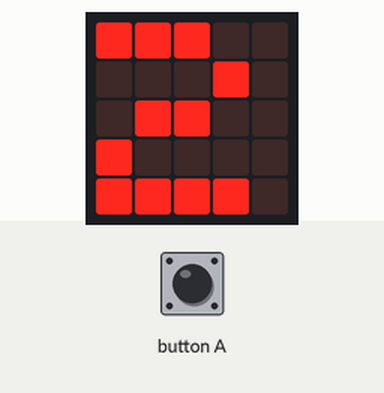
A program run on a simulated BBC micro:bit (MakeCode). Shown: the board's 5×5 LED display. Inputs (shaded band) come from the test bench. Random numbers come from a fixed seed.

Above: at 0.8 s.
At 4.8 s:
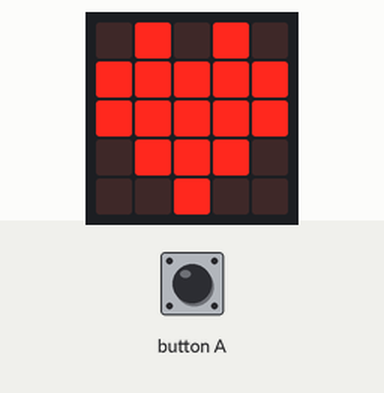
4.9 s: button A pressed for 0.15 s
At 6.4 s:
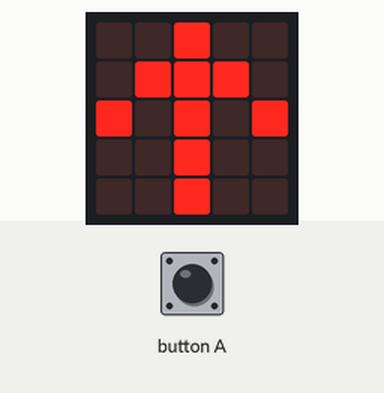
Timing chart, 0 to 7.9 s (numbered marks = the images above; inputs shaded):
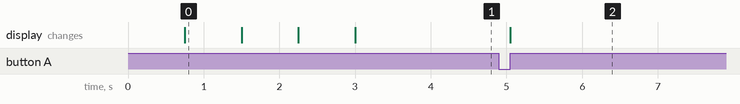

Measured:
- after the input at 4.9 s, the display: changes after 0.15 s (image 2)
- what the display in image 0 shows lasts 0.7 s, from 0.8 s to 1.5 s

The program:

main.ts
```typescript
input.onButtonPressed(Button.A, function () {
    basic.showArrow(ArrowNames.North)
    basic.pause(randint(1, 10))
})
let A = 0
basic.showNumber(A)
A = 2
basic.showNumber(2)
let B = 4
basic.showNumber(B)
let C = 6
basic.showNumber(C)
if (input.isGesture(Gesture.TiltRight)) {
    basic.showIcon(IconNames.Happy)
} else {
    basic.showIcon(IconNames.Heart)
}
```

test.ts
```typescript
// 在這裡測試；當此封包作為擴充功能時，將不會編譯此內容。
```
